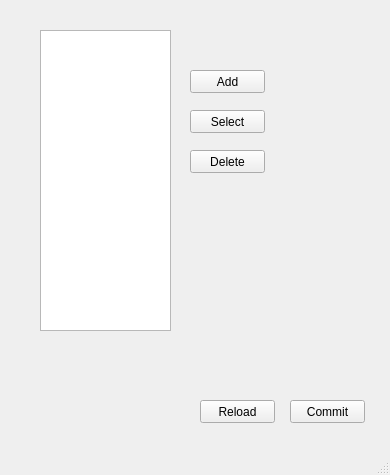
<?xml version="1.0" encoding="UTF-8"?>
<ui version="4.0">
 <class>Routing</class>
 <widget class="QMainWindow" name="Routing">
  <property name="geometry">
   <rect>
    <x>0</x>
    <y>0</y>
    <width>390</width>
    <height>475</height>
   </rect>
  </property>
  <property name="minimumSize">
   <size>
    <width>390</width>
    <height>475</height>
   </size>
  </property>
  <property name="maximumSize">
   <size>
    <width>390</width>
    <height>475</height>
   </size>
  </property>
  <property name="windowTitle">
   <string>MainWindow</string>
  </property>
  <widget class="QWidget" name="centralwidget">
   <widget class="QListView" name="RoutingList">
    <property name="geometry">
     <rect>
      <x>40</x>
      <y>30</y>
      <width>131</width>
      <height>301</height>
     </rect>
    </property>
   </widget>
   <widget class="QPushButton" name="SelectBtn">
    <property name="geometry">
     <rect>
      <x>190</x>
      <y>110</y>
      <width>75</width>
      <height>23</height>
     </rect>
    </property>
    <property name="text">
     <string>Select</string>
    </property>
   </widget>
   <widget class="QPushButton" name="DeleteBtn">
    <property name="geometry">
     <rect>
      <x>190</x>
      <y>150</y>
      <width>75</width>
      <height>23</height>
     </rect>
    </property>
    <property name="text">
     <string>Delete</string>
    </property>
   </widget>
   <widget class="QPushButton" name="AddBtn">
    <property name="geometry">
     <rect>
      <x>190</x>
      <y>70</y>
      <width>75</width>
      <height>23</height>
     </rect>
    </property>
    <property name="text">
     <string>Add</string>
    </property>
   </widget>
   <widget class="QPushButton" name="ReloadBtn">
    <property name="geometry">
     <rect>
      <x>200</x>
      <y>400</y>
      <width>75</width>
      <height>23</height>
     </rect>
    </property>
    <property name="text">
     <string>Reload</string>
    </property>
   </widget>
   <widget class="QPushButton" name="CommitBtn">
    <property name="geometry">
     <rect>
      <x>290</x>
      <y>400</y>
      <width>75</width>
      <height>23</height>
     </rect>
    </property>
    <property name="text">
     <string>Commit</string>
    </property>
   </widget>
  </widget>
  <widget class="QMenuBar" name="menubar">
   <property name="geometry">
    <rect>
     <x>0</x>
     <y>0</y>
     <width>390</width>
     <height>21</height>
    </rect>
   </property>
  </widget>
  <widget class="QStatusBar" name="statusbar"/>
 </widget>
 <resources/>
 <connections/>
</ui>
